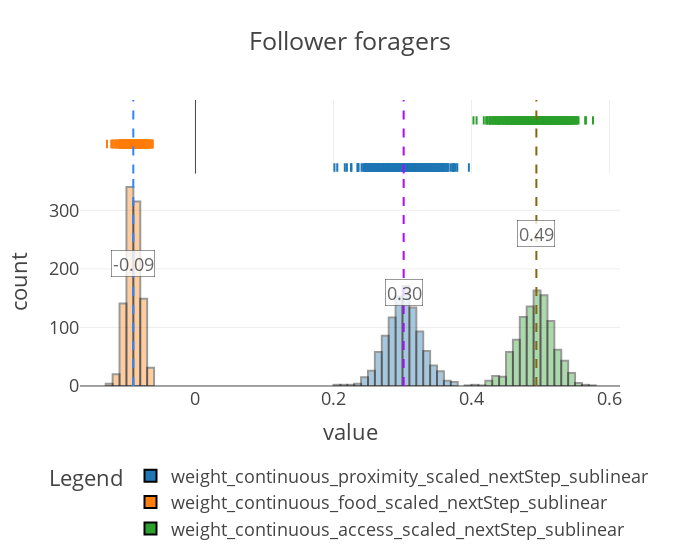

Notebook source saved alongside this figure:
### Markdown cell above
## Inference

### Code cell
# prepare the training data

predictors = ["proximity_scaled", "food_scaled", "access_scaled"]
outcome_vars = ["nextStep_sublinear"]


predictor_tensors_follower, outcome_tensor_follower = ft.prep_data_for_inference(
    follower_sim, predictors, outcome_vars
)

# construct Pyro model
model_sigmavar_follower = ft.HeteroskedasticLinear(
    predictor_tensors_follower, outcome_tensor_follower
)
pyro.render_model(
    model_sigmavar_follower,
    model_args=(predictor_tensors_follower, outcome_tensor_follower),
    # render_deterministic=True, # requires pyro .1.9.1
)

# runs SVI to approximate the posterior and samples from it
results_follower = ft.get_samples(
    model=model_sigmavar_follower,
    predictors=predictor_tensors_follower,
    outcome=outcome_tensor_follower,
    num_svi_iters=1500,
    num_samples=1000,
)

selected_sites = [
    key
    for key in results_follower["samples"].keys()
    if key.startswith("weight") and not key.endswith("sigma")
]
selected_samples = {key: results_follower["samples"][key] for key in selected_sites}

ft.plot_coefs(
    selected_samples, "Follower foragers", nbins=120, ann_start_y=160, ann_break_y=50
)

# save the samples for future use
with open(os.path.join("sim_data", "follower_foragers_samples.dill"), "wb") as f:
    dill.dump(selected_samples, f)

ft.evaluate_performance(
    model=model_sigmavar_follower,
    guide=results_follower["guide"],
    predictors=predictor_tensors_follower,
    outcome=outcome_tensor_follower,
    num_samples=1000,
)

### Figure 1 — Plotly figure (JSON) as saved in the notebook; plotly's stock layout.template omitted (floating-point values rounded to 4 significant figures; data arrays with more than 128 entries replaced by an {"elided": "..."} marker saying what was removed)
{"data": [{"alignmentgroup": "True", "bingroup": "x", "hovertemplate": "coefficient=weight_continuous_proximity_scaled_nextStep_sublinear<br>value=%{x}<br>count=%{y}<extra></extra>", "legendgroup": "weight_continuous_proximity_scaled_nextStep_sublinear", "marker": {"color": "#1F77B4", "line": {"color": "Black", "width": 2}, "opacity": 0.4, "pattern": {"shape": ""}}, "name": "weight_continuous_proximity_scaled_nextStep_sublinear", "nbinsx": 120, "offsetgroup": "weight_continuous_proximity_scaled_nextStep_sublinear", "orientation": "v", "showlegend": true, "type": "histogram", "x": {"elided": "1000 float values"}, "xaxis": "x", "yaxis": "y"}, {"alignmentgroup": "True", "boxpoints": "all", "fillcolor": "rgba(255,255,255,0)", "hoveron": "points", "hovertemplate": "coefficient=weight_continuous_proximity_scaled_nextStep_sublinear<br>value=%{x}<extra></extra>", "jitter": 0, "legendgroup": "weight_continuous_proximity_scaled_nextStep_sublinear", "line": {"color": "rgba(255,255,255,0)"}, "marker": {"color": "#1F77B4", "line": {"color": "Black", "width": 2}, "symbol": "line-ns-open"}, "name": "weight_continuous_proximity_scaled_nextStep_sublinear", "offsetgroup": "weight_continuous_proximity_scaled_nextStep_sublinear", "showlegend": false, "type": "box", "x": {"elided": "1000 float values"}, "xaxis": "x2", "yaxis": "y2"}, {"alignmentgroup": "True", "bingroup": "x", "hovertemplate": "coefficient=weight_continuous_food_scaled_nextStep_sublinear<br>value=%{x}<br>count=%{y}<extra></extra>", "legendgroup": "weight_continuous_food_scaled_nextStep_sublinear", "marker": {"color": "#FF7F0E", "line": {"color": "Black", "width": 2}, "opacity": 0.4, "pattern": {"shape": ""}}, "name": "weight_continuous_food_scaled_nextStep_sublinear", "nbinsx": 120, "offsetgroup": "weight_continuous_food_scaled_nextStep_sublinear", "orientation": "v", "showlegend": true, "type": "histogram", "x": {"elided": "1000 float values"}, "xaxis": "x", "yaxis": "y"}, {"alignmentgroup": "True", "boxpoints": "all", "fillcolor": "rgba(255,255,255,0)", "hoveron": "points", "hovertemplate": "coefficient=weight_continuous_food_scaled_nextStep_sublinear<br>value=%{x}<extra></extra>", "jitter": 0, "legendgroup": "weight_continuous_food_scaled_nextStep_sublinear", "line": {"color": "rgba(255,255,255,0)"}, "marker": {"color": "#FF7F0E", "line": {"color": "Black", "width": 2}, "symbol": "line-ns-open"}, "name": "weight_continuous_food_scaled_nextStep_sublinear", "offsetgroup": "weight_continuous_food_scaled_nextStep_sublinear", "showlegend": false, "type": "box", "x": {"elided": "1000 float values"}, "xaxis": "x2", "yaxis": "y2"}, {"alignmentgroup": "True", "bingroup": "x", "hovertemplate": "coefficient=weight_continuous_access_scaled_nextStep_sublinear<br>value=%{x}<br>count=%{y}<extra></extra>", "legendgroup": "weight_continuous_access_scaled_nextStep_sublinear", "marker": {"color": "#2CA02C", "line": {"color": "Black", "width": 2}, "opacity": 0.4, "pattern": {"shape": ""}}, "name": "weight_continuous_access_scaled_nextStep_sublinear", "nbinsx": 120, "offsetgroup": "weight_continuous_access_scaled_nextStep_sublinear", "orientation": "v", "showlegend": true, "type": "histogram", "x": {"elided": "1000 float values"}, "xaxis": "x", "yaxis": "y"}, {"alignmentgroup": "True", "boxpoints": "all", "fillcolor": "rgba(255,255,255,0)", "hoveron": "points", "hovertemplate": "coefficient=weight_continuous_access_scaled_nextStep_sublinear<br>value=%{x}<extra></extra>", "jitter": 0, "legendgroup": "weight_continuous_access_scaled_nextStep_sublinear", "line": {"color": "rgba(255,255,255,0)"}, "marker": {"color": "#2CA02C", "line": {"color": "Black", "width": 2}, "symbol": "line-ns-open"}, "name": "weight_continuous_access_scaled_nextStep_sublinear", "offsetgroup": "weight_continuous_access_scaled_nextStep_sublinear", "showlegend": false, "type": "box", "x": {"elided": "1000 float values"}, "xaxis": "x2", "yaxis": "y2"}], "layout": {"annotations": [{"bgcolor": "white", "bordercolor": "black", "borderwidth": 0.5, "opacity": 0.8, "showarrow": false, "text": "0.30", "x": 0.3017, "y": 160}, {"bgcolor": "white", "bordercolor": "black", "borderwidth": 0.5, "opacity": 0.8, "showarrow": false, "text": "-0.09", "x": -0.0901, "y": 210}, {"bgcolor": "white", "bordercolor": "black", "borderwidth": 0.5, "opacity": 0.8, "showarrow": false, "text": "0.49", "x": 0.494, "y": 260}], "barmode": "overlay", "legend": {"orientation": "h", "title": {"text": "Legend"}, "tracegroupgap": 0, "x": 0.5, "xanchor": "center", "y": -0.25, "yanchor": "top"}, "shapes": [{"line": {"color": "#AA0DFE", "dash": "dash"}, "name": "Median (0.30167925357818604)", "type": "line", "x0": 0.3017, "x1": 0.3017, "xref": "x", "y0": 0, "y1": 1, "yref": "y domain"}, {"line": {"color": "#AA0DFE", "dash": "dash"}, "name": "Median (0.30167925357818604)", "type": "line", "x0": 0.3017, "x1": 0.3017, "xref": "x2", "y0": 0, "y1": 1, "yref": "y2 domain"}, {"line": {"color": "#3283FE", "dash": "dash"}, "name": "Median (-0.09009908139705658)", "type": "line", "x0": -0.0901, "x1": -0.0901, "xref": "x", "y0": 0, "y1": 1, "yref": "y domain"}, {"line": {"color": "#3283FE", "dash": "dash"}, "name": "Median (-0.09009908139705658)", "type": "line", "x0": -0.0901, "x1": -0.0901, "xref": "x2", "y0": 0, "y1": 1, "yref": "y2 domain"}, {"line": {"color": "#85660D", "dash": "dash"}, "name": "Median (0.49398061633110046)", "type": "line", "x0": 0.494, "x1": 0.494, "xref": "x", "y0": 0, "y1": 1, "yref": "y domain"}, {"line": {"color": "#85660D", "dash": "dash"}, "name": "Median (0.49398061633110046)", "type": "line", "x0": 0.494, "x1": 0.494, "xref": "x2", "y0": 0, "y1": 1, "yref": "y2 domain"}], "title": {"text": "Follower foragers"}, "width": 700, "xaxis": {"anchor": "y", "domain": [0, 1], "title": {"text": "value"}}, "xaxis2": {"anchor": "y2", "domain": [0, 1], "matches": "x", "showgrid": true, "showticklabels": false}, "yaxis": {"anchor": "x", "domain": [0, 0.7326], "title": {"text": "count"}}, "yaxis2": {"anchor": "x2", "domain": [0.7426, 1], "matches": "y2", "showgrid": false, "showline": false, "showticklabels": false, "ticks": ""}}}
